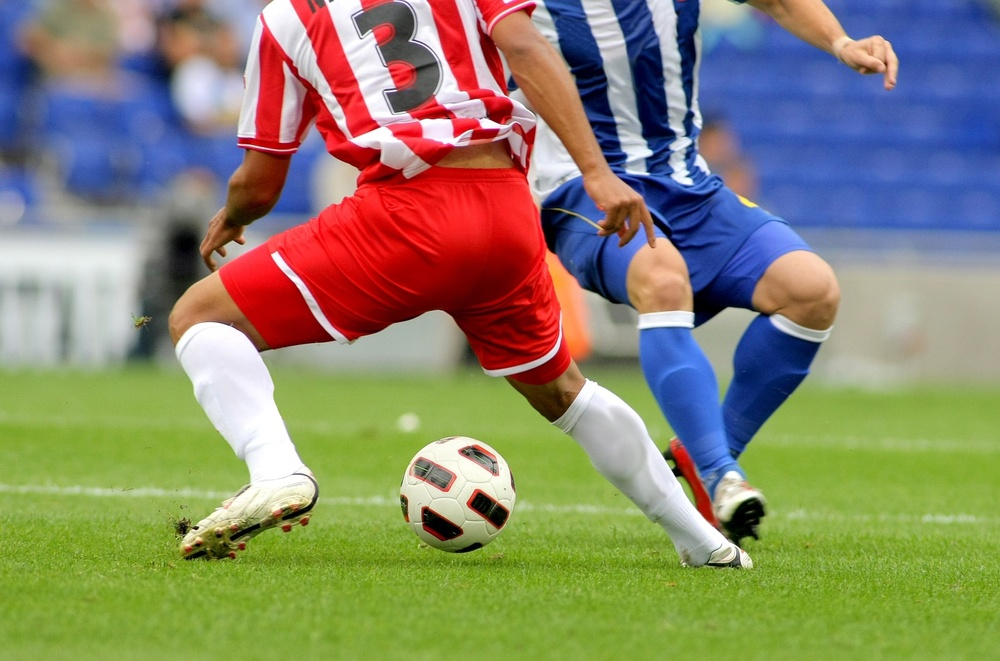
#> input picture 영상처리 실제/02_화소처리와 히스토그램 구현 실습/soccer.jpg, 1000 x 661 px, shrunk from 1434 x 948 before the run
$ python 0324_Lesson4_Mopology.py
#> lines starting #> are read from the running program, lines starting #| are printed output that depends on the picture; after the words box and inside, x2 and y2 are one past the last pixel; in counts of white or black regions, pixels touching at a corner belong together
import cv2 as cv                        # OpenCV 라이브러리 import
import numpy as np                     # NumPy 라이브러리 import
import matplotlib.pyplot as plt        # 그래프 시각화를 위한 matplotlib import

# 이미지 불러오기 (원본 채널 유지)
img = cv.imread('soccer.jpg', cv.IMREAD_UNCHANGED)
#> img is the input picture: shape (661, 1000, 3); mean B, G, R 107.3, 133.3, 136.8

# 이미지의 R 채널에 대해 Otsu 이진화 수행 (적절한 임계값 자동 결정)
t, bin_img = cv.threshold(img[:,:,2], 0, 255, cv.THRESH_BINARY + cv.THRESH_OTSU)
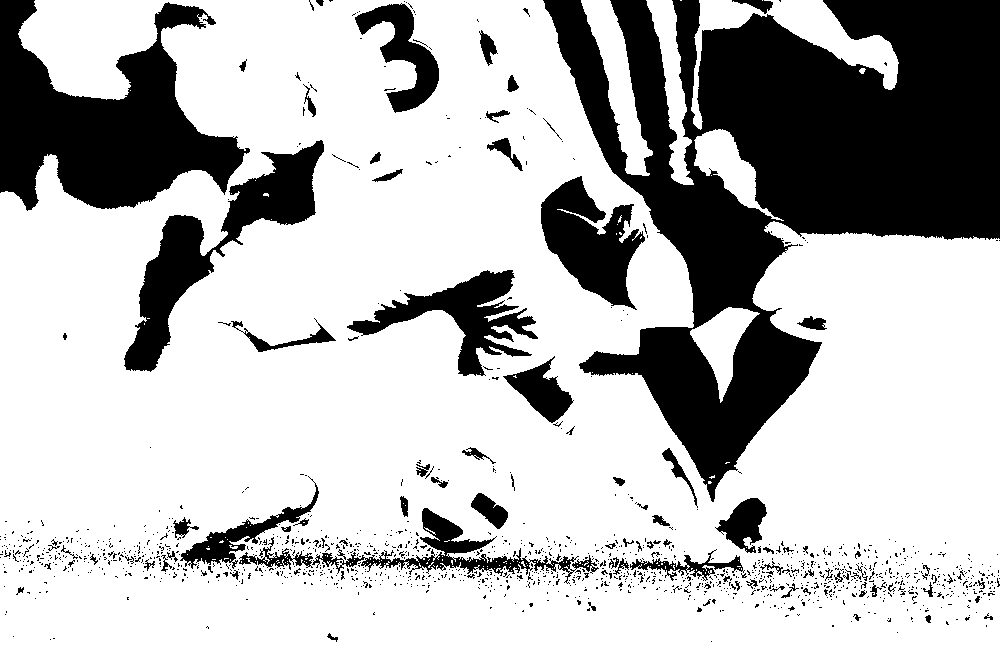
#> bin_img: shape (661, 1000); 72.8% white; 1364 black regions (1266 under 20 px), largest, box (x1, y1, x2, y2) and area: (543, 0, 1000, 502) 101762, (0, 0, 250, 211) 27195, (124, 140, 324, 372) 11569
#> t = 113

# 이진화된 결과 이미지 시각화
plt.imshow(bin_img, cmap='gray')       # 그레이스케일 컬러맵으로 출력
plt.xticks([]), plt.yticks([])         # x, y 축 눈금 제거
plt.show()

# 이미지의 아래쪽 절반, 왼쪽 절반 잘라내기 (ROI 추출)
b = bin_img[bin_img.shape[0]//2 : bin_img.shape[0],     # 세로 절반
            0 : bin_img.shape[0]//2 + 1]                # 가로 절반 (주의: shape[1]이 아닌 shape[0] 사용함)
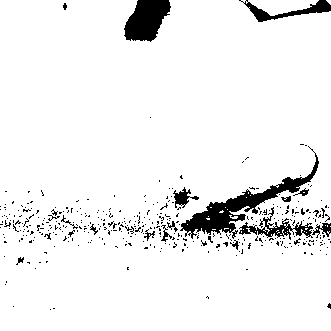
#> b: shape (331, 331); 93.7% white; 379 black regions (360 under 20 px), largest, box (x1, y1, x2, y2) and area: (180, 146, 319, 239) 2264, (124, 0, 171, 42) 1362, (239, 207, 313, 240) 651

# 잘라낸 영역 시각화
plt.imshow(b, cmap='gray')
plt.xticks([]), plt.yticks([])

# 구조화 요소(Structuring Element) 정의 (다이아몬드 모양)
se = np.uint8([
    [0, 0, 1, 0, 0],
    [0, 1, 1, 1, 0],
    [1, 1, 1, 1, 1],
    [0, 1, 1, 1, 0],
    [0, 0, 1, 0, 0]
])

# 팽창(Dilation) 적용 - 흰색 영역 확장
b_dilation = cv.dilate(b, se, iterations=1)
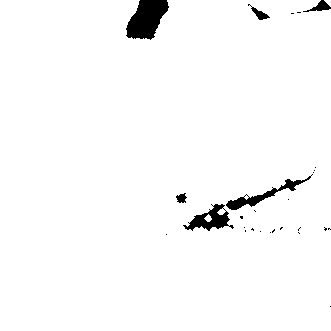
#> b_dilation: shape (331, 331); 97.6% white; 27 black regions (21 under 20 px), largest, box (x1, y1, x2, y2) and area: (126, 0, 169, 40) 1143, (183, 204, 234, 231) 597, (226, 174, 313, 210) 559, (303, 0, 331, 12) 136, (248, 4, 270, 20) 111, (176, 193, 187, 203) 73

# 팽창 결과 시각화
plt.imshow(b_dilation, cmap='gray')
plt.xticks([]), plt.yticks([])
plt.show()
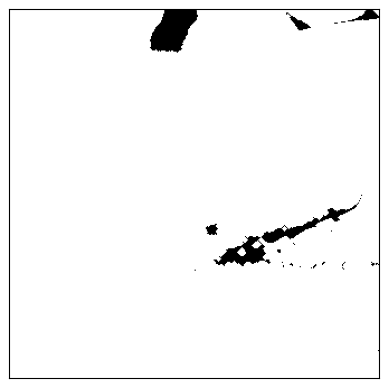
#> figure drawn by matplotlib, 1 panel

# 침식(Erosion) 적용 - 흰색 영역 축소
b_erosion = cv.erode(b, se, iterations=1)
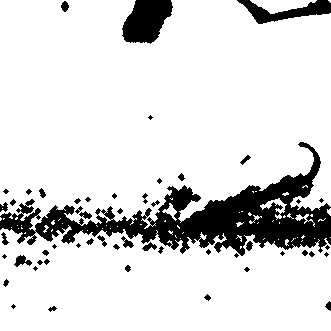
#> b_erosion: shape (331, 331); 85.8% white; 53 black regions (19 under 20 px), largest, box (x1, y1, x2, y2) and area: (0, 142, 331, 256) 11515, (122, 0, 173, 44) 1593, (237, 0, 331, 24) 978

# 침식 결과 시각화
plt.imshow(b_erosion, cmap='gray')
plt.xticks([]), plt.yticks([])
plt.show()

# 닫힘(Closing): 팽창 후 침식 → 작은 구멍 메우기
b_closing = cv.erode(cv.dilate(b, se, iterations=1), se, iterations=1)
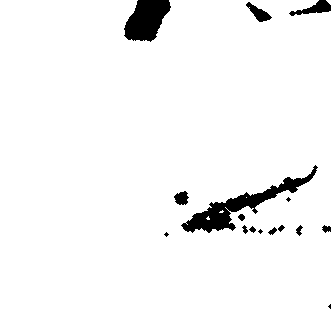
#> b_closing: shape (331, 331); 96.1% white; 16 black regions (4 under 20 px), largest, box (x1, y1, x2, y2) and area: (181, 165, 318, 233) 1933, (124, 0, 171, 42) 1349, (289, 0, 331, 16) 295

# 닫힘 결과 시각화
plt.imshow(b_closing, cmap='gray')
plt.xticks([]), plt.yticks([])
plt.show()

$ run again, with 영상처리 실제/02_화소처리와 히스토그램 구현 실습/girl_laughing.jpg copied over 영상처리 실제/02_화소처리와 히스토그램 구현 실습/soccer.jpg
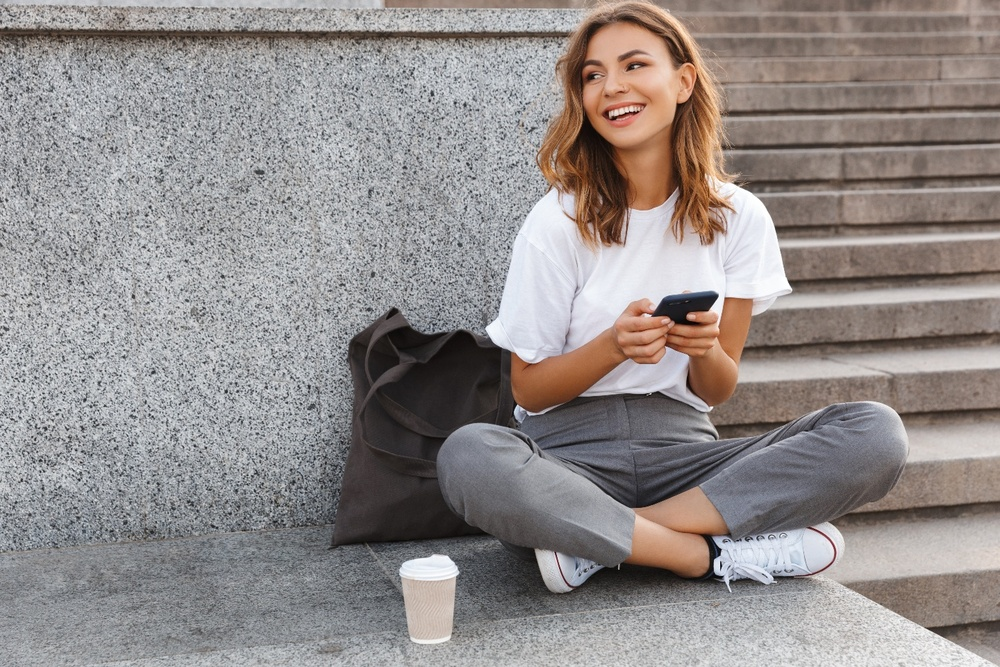
#> input picture 영상처리 실제/02_화소처리와 히스토그램 구현 실습/girl_laughing.jpg, 1000 x 667 px, shrunk from 1440 x 960 before the run
#> img is the input picture: shape (667, 1000, 3); mean B, G, R 139.3, 140.6, 146.9
#> `t, bin_img = cv.threshold(img[:,:,2], 0, 255, cv.THRESH_BINARY + cv.TH..`:
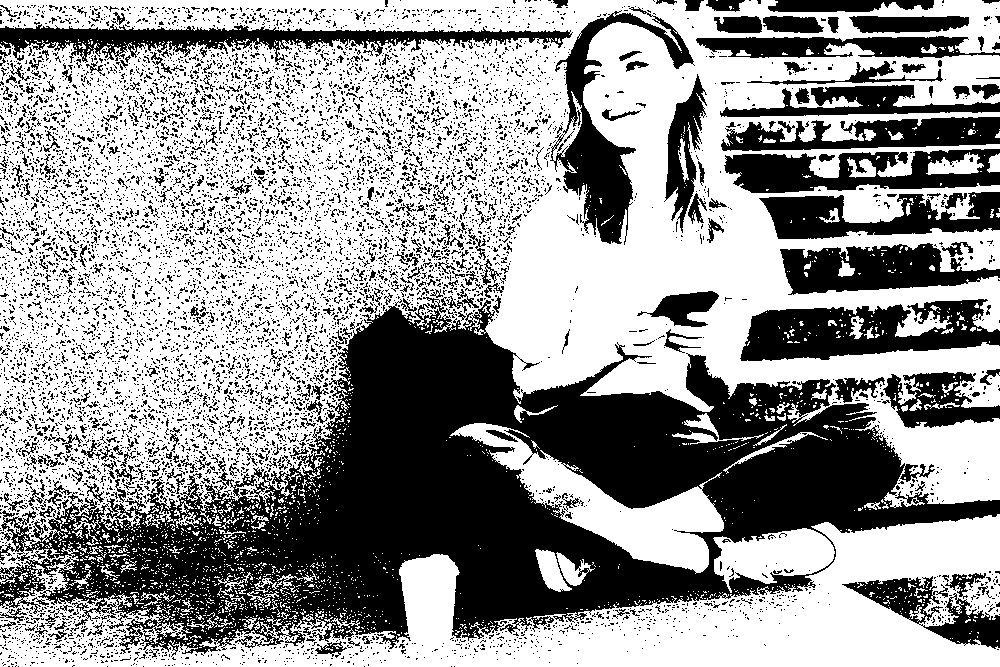
#> bin_img: shape (667, 1000); 59.4% white; 8941 black regions (8521 under 20 px), largest, box (x1, y1, x2, y2) and area: (0, 297, 1000, 657) 141741, (740, 299, 1000, 361) 9807, (0, 24, 573, 65) 8806
#> t = 139
#> b: shape (334, 334); 57.7% white; 2342 black regions (2228 under 20 px), largest, box (x1, y1, x2, y2) and area: (0, 88, 334, 324) 33998, (315, 309, 334, 324) 129, (0, 275, 27, 290) 119
#> b_dilation: shape (334, 334); 92.9% white; 298 black regions (269 under 20 px), largest, box (x1, y1, x2, y2) and area: (235, 136, 334, 251) 3781, (161, 205, 224, 264) 963, (298, 252, 334, 279) 384
#> b_erosion: shape (334, 334); 10.9% white; 700 white regions (583 under 20 px), largest, box (x1, y1, x2, y2) and area: (175, 312, 334, 334) 1480, (113, 0, 178, 74) 930, (32, 316, 72, 334) 294
#> `b_closing = cv.erode(cv.dilate(b, se, iterations=1), se, iterations=1)`:
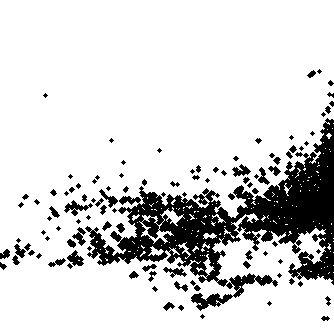
#> b_closing: shape (334, 334); 83.9% white; 106 black regions (51 under 20 px), largest, box (x1, y1, x2, y2) and area: (85, 118, 334, 311) 14580, (64, 200, 93, 216) 176, (67, 250, 84, 266) 145
